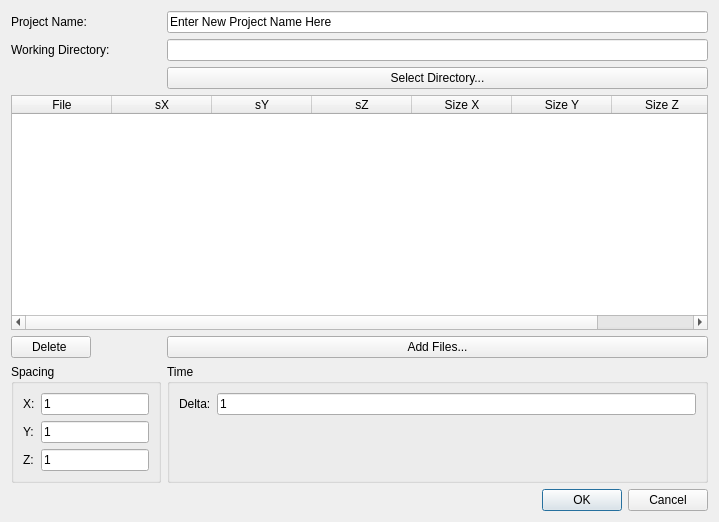
<?xml version="1.0" encoding="UTF-8"?>
<ui version="4.0">
 <class>SQLNewProjectDialog</class>
 <widget class="QDialog" name="SQLNewProjectDialog">
  <property name="geometry">
   <rect>
    <x>0</x>
    <y>0</y>
    <width>719</width>
    <height>522</height>
   </rect>
  </property>
  <property name="windowTitle">
   <string>New Project</string>
  </property>
  <layout class="QFormLayout" name="formLayout">
   <property name="fieldGrowthPolicy">
    <enum>QFormLayout::AllNonFixedFieldsGrow</enum>
   </property>
   <item row="0" column="0">
    <widget class="QLabel" name="projectNameLabel">
     <property name="text">
      <string>Project Name:</string>
     </property>
    </widget>
   </item>
   <item row="3" column="0" colspan="2">
    <widget class="QTableWidget" name="selectedFilesTable">
     <column>
      <property name="text">
       <string>File</string>
      </property>
     </column>
     <column>
      <property name="text">
       <string>sX</string>
      </property>
     </column>
     <column>
      <property name="text">
       <string>sY</string>
      </property>
     </column>
     <column>
      <property name="text">
       <string>sZ</string>
      </property>
     </column>
     <column>
      <property name="text">
       <string>Size X</string>
      </property>
     </column>
     <column>
      <property name="text">
       <string>Size Y</string>
      </property>
     </column>
     <column>
      <property name="text">
       <string>Size Z</string>
      </property>
     </column>
    </widget>
   </item>
   <item row="4" column="0">
    <widget class="QPushButton" name="deleteFileButton">
     <property name="text">
      <string>Delete </string>
     </property>
    </widget>
   </item>
   <item row="4" column="1">
    <widget class="QPushButton" name="addFilesButton">
     <property name="text">
      <string>Add Files...</string>
     </property>
    </widget>
   </item>
   <item row="5" column="1">
    <widget class="QGroupBox" name="timeGroupBox">
     <property name="title">
      <string>Time </string>
     </property>
     <layout class="QFormLayout" name="formLayout_2">
      <item row="0" column="0">
       <widget class="QLabel" name="timeDeltaLabel">
        <property name="text">
         <string>Delta:</string>
        </property>
       </widget>
      </item>
      <item row="0" column="1">
       <widget class="QLineEdit" name="timeDeltaLineEdit">
        <property name="text">
         <string>1</string>
        </property>
       </widget>
      </item>
     </layout>
    </widget>
   </item>
   <item row="0" column="1">
    <widget class="QLineEdit" name="projectNameLineEdit">
     <property name="text">
      <string>Enter New Project Name Here</string>
     </property>
    </widget>
   </item>
   <item row="1" column="0">
    <widget class="QLabel" name="wdLabel">
     <property name="text">
      <string>Working Directory:</string>
     </property>
    </widget>
   </item>
   <item row="1" column="1">
    <widget class="QLineEdit" name="wdLineEdit"/>
   </item>
   <item row="2" column="1">
    <widget class="QPushButton" name="pushButton">
     <property name="text">
      <string>Select Directory...</string>
     </property>
    </widget>
   </item>
   <item row="5" column="0">
    <widget class="QGroupBox" name="spacingGroupBox">
     <property name="title">
      <string>Spacing</string>
     </property>
     <layout class="QFormLayout" name="formLayout_3">
      <item row="0" column="0">
       <widget class="QLabel" name="xSpacingLabel">
        <property name="text">
         <string>X:</string>
        </property>
       </widget>
      </item>
      <item row="0" column="1">
       <widget class="QLineEdit" name="xSpacingLineEdit">
        <property name="text">
         <string>1</string>
        </property>
       </widget>
      </item>
      <item row="1" column="0">
       <widget class="QLabel" name="ySpacingLabel">
        <property name="text">
         <string>Y:</string>
        </property>
       </widget>
      </item>
      <item row="1" column="1">
       <widget class="QLineEdit" name="yLineEdit">
        <property name="text">
         <string>1</string>
        </property>
       </widget>
      </item>
      <item row="2" column="0">
       <widget class="QLabel" name="zSpacingLabel">
        <property name="text">
         <string>Z:</string>
        </property>
       </widget>
      </item>
      <item row="2" column="1">
       <widget class="QLineEdit" name="zLineEdit">
        <property name="text">
         <string>1</string>
        </property>
       </widget>
      </item>
     </layout>
    </widget>
   </item>
   <item row="7" column="1">
    <widget class="QDialogButtonBox" name="acceptCancelButtonBox">
     <property name="orientation">
      <enum>Qt::Horizontal</enum>
     </property>
     <property name="standardButtons">
      <set>QDialogButtonBox::Cancel|QDialogButtonBox::Ok</set>
     </property>
    </widget>
   </item>
  </layout>
  <action name="actionAdd_Files">
   <property name="text">
    <string>Add Files</string>
   </property>
  </action>
 </widget>
 <resources/>
 <connections>
  <connection>
   <sender>acceptCancelButtonBox</sender>
   <signal>accepted()</signal>
   <receiver>SQLNewProjectDialog</receiver>
   <slot>accept()</slot>
   <hints>
    <hint type="sourcelabel">
     <x>537</x>
     <y>506</y>
    </hint>
    <hint type="destinationlabel">
     <x>157</x>
     <y>274</y>
    </hint>
   </hints>
  </connection>
  <connection>
   <sender>acceptCancelButtonBox</sender>
   <signal>rejected()</signal>
   <receiver>SQLNewProjectDialog</receiver>
   <slot>reject()</slot>
   <hints>
    <hint type="sourcelabel">
     <x>605</x>
     <y>506</y>
    </hint>
    <hint type="destinationlabel">
     <x>286</x>
     <y>274</y>
    </hint>
   </hints>
  </connection>
  <connection>
   <sender>addFilesButton</sender>
   <signal>clicked()</signal>
   <receiver>SQLNewProjectDialog</receiver>
   <slot>addFiles()</slot>
   <hints>
    <hint type="sourcelabel">
     <x>519</x>
     <y>332</y>
    </hint>
    <hint type="destinationlabel">
     <x>61</x>
     <y>379</y>
    </hint>
   </hints>
  </connection>
  <connection>
   <sender>pushButton</sender>
   <signal>clicked()</signal>
   <receiver>SQLNewProjectDialog</receiver>
   <slot>selectWorkingDirectory()</slot>
   <hints>
    <hint type="sourcelabel">
     <x>280</x>
     <y>89</y>
    </hint>
    <hint type="destinationlabel">
     <x>167</x>
     <y>79</y>
    </hint>
   </hints>
  </connection>
 </connections>
 <slots>
  <slot>addFiles()</slot>
  <slot>selectWorkingDirectory()</slot>
 </slots>
</ui>
